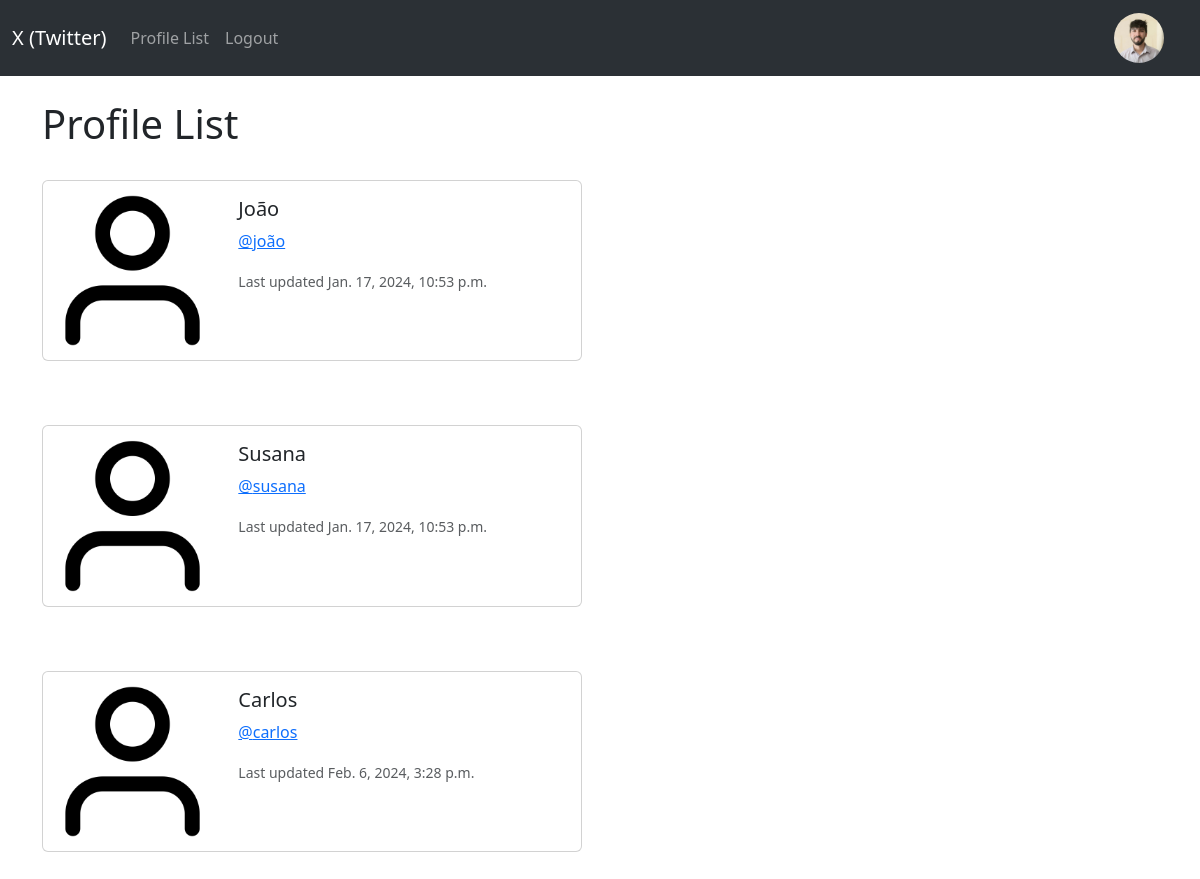
Screenshot of /profile_list/ (signed in) with the database file from the repository.
### twitter_app/models.py (models this page shows, shortened)
class Profile(models.Model):
    user = models.OneToOneField(User, on_delete=models.CASCADE)
    follows = models.ManyToManyField("self", related_name="followed_by", symmetrical=False, blank=True)
    date_modified = models.DateTimeField(User, auto_now=True)
    profile_image = models.ImageField(null=True, blank=True, upload_to="images/")

### twitter_app/views.py (the view)
# urls.py: path('profile_list/', views.profile_list, name='profile_list'),
def profile_list(request):
    if request.user.is_authenticated:
        profiles = Profile.objects.exclude(user = request.user)
        return render(request, 'twitter_app/profile_list.html', {"profiles":profiles})
    else:
        messages.success(request, ("You must be log in to use this page"))
        return redirect('home')

### twitter_app/templates/twitter_app/profile_list.html (shortened to what this page needs)
{% extends 'twitter_app/base.html' %}
{% load static %}
{% block content %}
    <h1>Profile List</h1>
{% if profiles %}
    {% for profile in profiles%}
        <div class="card mb-3" style="max-width: 540px;">
            <div class="row g-0">
            <div class="col-md-4">
                {% if profile.profile_image %}
                    <img src="{{ profile.profile_image.url }}" width=200 height=200 class="img-fluid rounded-start" alt={{ profile.user.username }}>
                {% else %}
                    <img src="{% static 'images/user_icon.png' %}" class="img-fluid rounded-start" alt="Profile Image">
                {% endif %}
            </div>
            <div class="col-md-8">
                <div class="card-body">
                <h5 class="card-title">{{ profile.user.username }}</h5>
                <p class="card-text"><a href="{% url 'profile' profile.user.id %}">@{{ profile.user.username|lower }}</a></p>
                <p class="card-text"><small class="text-body-secondary">Last updated {{ profile.date_modified }}</small></p>
                </div>
            </div>
            </div>
        </div></br></br>
    {% endfor %}
{% endif %}
{% endblock %}

### twitter_app/templates/twitter_app/navbar.html (shortened to what this page needs)
{% load static %}
<nav class="navbar navbar-expand-lg bg-body-tertiary" data-bs-theme="dark">
    <div class="container-fluid">
      <a class="navbar-brand" href="{%url 'home'%}">X (Twitter)</a>
      <div class="collapse navbar-collapse" id="navbarSupportedContent">
        <ul class="navbar-nav me-auto mb-2 mb-lg-0">
          <li class="nav-item">
            <a class="nav-link" href="{% url 'profile_list' %}">Profile List</a>
          </li>
          {% if user.is_authenticated %}
            <li class="nav-item">
              <a class="nav-link" href="{% url 'logout' %}">Logout</a>
            </li>
          {% endif %}
        </ul>
        {% if user.is_authenticated %}
          <ul class="navbar-nav ml-auto">
            <li class="nav-link navbar-brand">
              <a href="{% url 'profile' request.user.id %}">
                {% if user.profile.profile_image %}
                  <img src="{{ user.profile.profile_image.url }}" width=50 height=50 class="img-fluid rounded-circle" alt="{{ profile.user.username }}">
                {% else %}
                  <img src="{% static 'images/user_icon.png' %}" width=50 height=50 class="img-fluid rounded-circle" alt="{{ profile.user.username }}">
                {% endif %}
              </a>
            </li>
          </ul>
        {% endif %}
      </div>
    </div>
</nav>

### rows the page displays
Profile: user.username "João", user.username "joão", date_modified "Jan. 17, 2024, 10:53 p.m."
Profile: user.username "Susana", user.username "susana", date_modified "Jan. 17, 2024, 10:53 p.m."
Profile: user.username "Carlos", user.username "carlos", date_modified "Feb. 6, 2024, 3:28 p.m."
